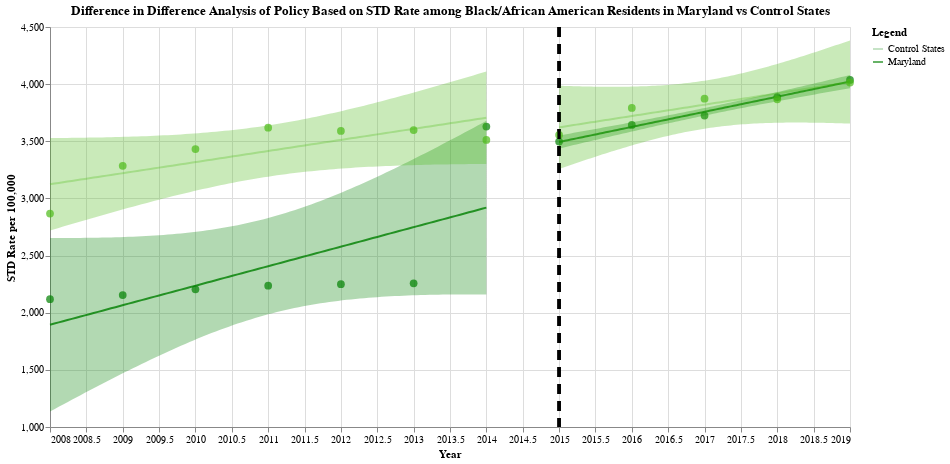

The notebook cell this image was saved under:
### Code cell
pre_md_black = plotting_chart(std_race_black_md[0], "Year", "Rate_per_100000",
                                  "Maryland", 2015, "Green", "STD Rate per 100,000")
post_md_black = plotting_chart(
    std_race_black_md[1], "Year", "Rate_per_100000", "Maryland", 2015, "Green", "STD Rate per 100,000")
pre_md_control_black = plotting_chart(
    std_race_black_md[2], "Year", "Rate_per_100000", "Control States", 2015, "#4CBB17", "STD Rate per 100,000")
post_md_control_black = plotting_chart(
    std_race_black_md[3], "Year", "Rate_per_100000", "Control States", 2015, " #4CBB17", "STD Rate per 100,000")

final_md_black = pre_md_black + post_md_black + \
    pre_md_control_black + post_md_control_black
final_md_black.properties(
    title="Difference in Difference Analysis of Policy Based on STD Rate among Black/African American Residents in Maryland vs Control States"
)
